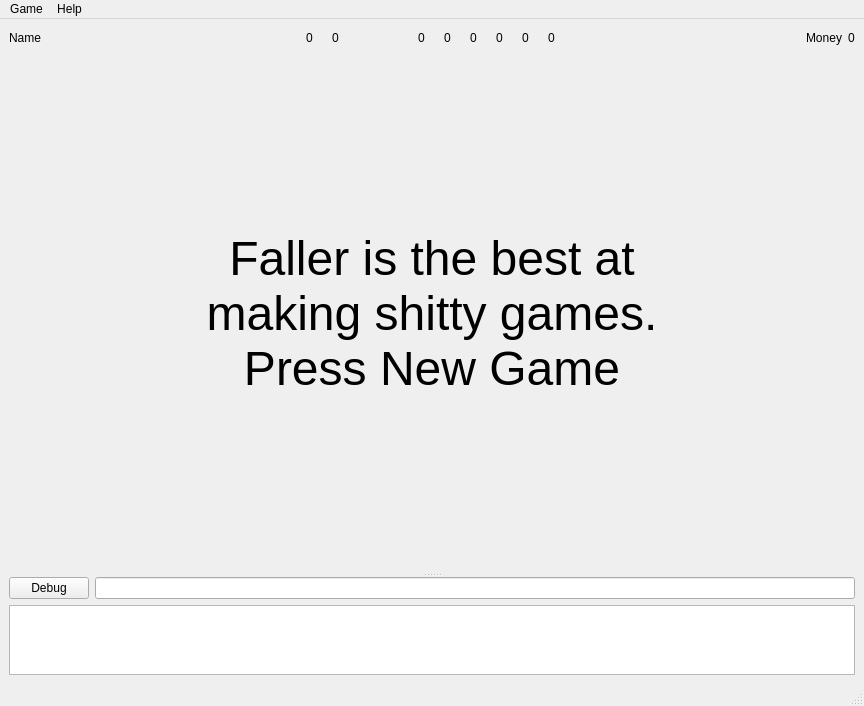
<?xml version="1.0" encoding="UTF-8"?>
<ui version="4.0">
 <class>MainWindow</class>
 <widget class="QMainWindow" name="MainWindow">
  <property name="geometry">
   <rect>
    <x>0</x>
    <y>0</y>
    <width>864</width>
    <height>706</height>
   </rect>
  </property>
  <property name="sizePolicy">
   <sizepolicy hsizetype="Preferred" vsizetype="Fixed">
    <horstretch>0</horstretch>
    <verstretch>0</verstretch>
   </sizepolicy>
  </property>
  <property name="windowTitle">
   <string>MainWindow</string>
  </property>
  <widget class="QWidget" name="centralwidget">
   <layout class="QVBoxLayout" name="verticalLayout_2">
    <item>
     <widget class="QWidget" name="InfoBar" native="true">
      <property name="sizePolicy">
       <sizepolicy hsizetype="Preferred" vsizetype="Fixed">
        <horstretch>0</horstretch>
        <verstretch>0</verstretch>
       </sizepolicy>
      </property>
      <property name="maximumSize">
       <size>
        <width>16777215</width>
        <height>16777215</height>
       </size>
      </property>
      <layout class="QHBoxLayout" name="horizontalLayout_3" stretch="0,0,0,0,0,0,0,0,0,0,0,0,0,0,0,0,0,0,0,0,0,0">
       <property name="spacing">
        <number>6</number>
       </property>
       <property name="leftMargin">
        <number>0</number>
       </property>
       <property name="topMargin">
        <number>0</number>
       </property>
       <property name="rightMargin">
        <number>0</number>
       </property>
       <property name="bottomMargin">
        <number>0</number>
       </property>
       <item>
        <widget class="QLabel" name="Player_Name">
         <property name="sizePolicy">
          <sizepolicy hsizetype="Fixed" vsizetype="Preferred">
           <horstretch>1</horstretch>
           <verstretch>0</verstretch>
          </sizepolicy>
         </property>
         <property name="text">
          <string>Name</string>
         </property>
        </widget>
       </item>
       <item>
        <spacer name="horizontalSpacer_2">
         <property name="orientation">
          <enum>Qt::Horizontal</enum>
         </property>
         <property name="sizeHint" stdset="0">
          <size>
           <width>20</width>
           <height>20</height>
          </size>
         </property>
        </spacer>
       </item>
       <item>
        <widget class="QLabel" name="Icon_Cannons_Equipped">
         <property name="sizePolicy">
          <sizepolicy hsizetype="Fixed" vsizetype="Fixed">
           <horstretch>0</horstretch>
           <verstretch>0</verstretch>
          </sizepolicy>
         </property>
         <property name="maximumSize">
          <size>
           <width>20</width>
           <height>20</height>
          </size>
         </property>
         <property name="text">
          <string/>
         </property>
         <property name="pixmap">
          <pixmap resource="../Icons/icons.qrc">:/icons/Cannons.jpg</pixmap>
         </property>
         <property name="scaledContents">
          <bool>true</bool>
         </property>
        </widget>
       </item>
       <item>
        <widget class="QLabel" name="Eq_Cannons">
         <property name="text">
          <string>0</string>
         </property>
        </widget>
       </item>
       <item>
        <widget class="QLabel" name="Icon_Crew">
         <property name="sizePolicy">
          <sizepolicy hsizetype="Fixed" vsizetype="Fixed">
           <horstretch>0</horstretch>
           <verstretch>0</verstretch>
          </sizepolicy>
         </property>
         <property name="maximumSize">
          <size>
           <width>20</width>
           <height>20</height>
          </size>
         </property>
         <property name="text">
          <string/>
         </property>
         <property name="pixmap">
          <pixmap resource="../Icons/icons.qrc">:/icons/Crew.jpg</pixmap>
         </property>
         <property name="scaledContents">
          <bool>true</bool>
         </property>
        </widget>
       </item>
       <item>
        <widget class="QLabel" name="Crew">
         <property name="text">
          <string>0</string>
         </property>
        </widget>
       </item>
       <item>
        <spacer name="horizontalSpacer_3">
         <property name="orientation">
          <enum>Qt::Horizontal</enum>
         </property>
         <property name="sizeType">
          <enum>QSizePolicy::Maximum</enum>
         </property>
         <property name="sizeHint" stdset="0">
          <size>
           <width>60</width>
           <height>20</height>
          </size>
         </property>
        </spacer>
       </item>
       <item>
        <widget class="QLabel" name="Icon_Cannons">
         <property name="sizePolicy">
          <sizepolicy hsizetype="Fixed" vsizetype="Fixed">
           <horstretch>0</horstretch>
           <verstretch>0</verstretch>
          </sizepolicy>
         </property>
         <property name="maximumSize">
          <size>
           <width>20</width>
           <height>20</height>
          </size>
         </property>
         <property name="text">
          <string/>
         </property>
         <property name="pixmap">
          <pixmap resource="../Icons/icons.qrc">:/icons/Cannon_unequipped.png</pixmap>
         </property>
         <property name="scaledContents">
          <bool>true</bool>
         </property>
        </widget>
       </item>
       <item>
        <widget class="QLabel" name="Cannons">
         <property name="text">
          <string>0</string>
         </property>
        </widget>
       </item>
       <item>
        <widget class="QLabel" name="Icon_Contraband">
         <property name="sizePolicy">
          <sizepolicy hsizetype="Fixed" vsizetype="Fixed">
           <horstretch>0</horstretch>
           <verstretch>0</verstretch>
          </sizepolicy>
         </property>
         <property name="maximumSize">
          <size>
           <width>20</width>
           <height>20</height>
          </size>
         </property>
         <property name="text">
          <string/>
         </property>
         <property name="pixmap">
          <pixmap resource="../Icons/icons.qrc">:/icons/Contraband.jpg</pixmap>
         </property>
         <property name="scaledContents">
          <bool>true</bool>
         </property>
        </widget>
       </item>
       <item>
        <widget class="QLabel" name="Contraband">
         <property name="text">
          <string>0</string>
         </property>
        </widget>
       </item>
       <item>
        <widget class="QLabel" name="Icon_Fruit">
         <property name="sizePolicy">
          <sizepolicy hsizetype="Fixed" vsizetype="Fixed">
           <horstretch>0</horstretch>
           <verstretch>0</verstretch>
          </sizepolicy>
         </property>
         <property name="maximumSize">
          <size>
           <width>20</width>
           <height>20</height>
          </size>
         </property>
         <property name="text">
          <string/>
         </property>
         <property name="pixmap">
          <pixmap resource="../Icons/icons.qrc">:/icons/Fruit.jpg</pixmap>
         </property>
         <property name="scaledContents">
          <bool>true</bool>
         </property>
        </widget>
       </item>
       <item>
        <widget class="QLabel" name="Fruit">
         <property name="text">
          <string>0</string>
         </property>
        </widget>
       </item>
       <item>
        <widget class="QLabel" name="Icon_Spices">
         <property name="sizePolicy">
          <sizepolicy hsizetype="Fixed" vsizetype="Fixed">
           <horstretch>0</horstretch>
           <verstretch>0</verstretch>
          </sizepolicy>
         </property>
         <property name="maximumSize">
          <size>
           <width>20</width>
           <height>20</height>
          </size>
         </property>
         <property name="text">
          <string/>
         </property>
         <property name="pixmap">
          <pixmap resource="../Icons/icons.qrc">:/icons/Spices.jpg</pixmap>
         </property>
         <property name="scaledContents">
          <bool>true</bool>
         </property>
        </widget>
       </item>
       <item>
        <widget class="QLabel" name="Spices">
         <property name="text">
          <string>0</string>
         </property>
        </widget>
       </item>
       <item>
        <widget class="QLabel" name="Icon_Tea">
         <property name="sizePolicy">
          <sizepolicy hsizetype="Fixed" vsizetype="Fixed">
           <horstretch>0</horstretch>
           <verstretch>0</verstretch>
          </sizepolicy>
         </property>
         <property name="maximumSize">
          <size>
           <width>20</width>
           <height>20</height>
          </size>
         </property>
         <property name="text">
          <string/>
         </property>
         <property name="pixmap">
          <pixmap resource="../Icons/icons.qrc">:/icons/Tea.jpg</pixmap>
         </property>
         <property name="scaledContents">
          <bool>true</bool>
         </property>
        </widget>
       </item>
       <item>
        <widget class="QLabel" name="Tea">
         <property name="text">
          <string>0</string>
         </property>
        </widget>
       </item>
       <item>
        <widget class="QLabel" name="Icon_Textiles">
         <property name="sizePolicy">
          <sizepolicy hsizetype="Fixed" vsizetype="Fixed">
           <horstretch>0</horstretch>
           <verstretch>0</verstretch>
          </sizepolicy>
         </property>
         <property name="maximumSize">
          <size>
           <width>20</width>
           <height>20</height>
          </size>
         </property>
         <property name="text">
          <string/>
         </property>
         <property name="pixmap">
          <pixmap resource="../Icons/icons.qrc">:/icons/Textiles.jpg</pixmap>
         </property>
         <property name="scaledContents">
          <bool>true</bool>
         </property>
        </widget>
       </item>
       <item>
        <widget class="QLabel" name="Textiles">
         <property name="text">
          <string>0</string>
         </property>
        </widget>
       </item>
       <item>
        <spacer name="horizontalSpacer">
         <property name="orientation">
          <enum>Qt::Horizontal</enum>
         </property>
         <property name="sizeHint" stdset="0">
          <size>
           <width>20</width>
           <height>20</height>
          </size>
         </property>
        </spacer>
       </item>
       <item>
        <widget class="QLabel" name="H_Money">
         <property name="text">
          <string>Money</string>
         </property>
        </widget>
       </item>
       <item>
        <widget class="QLabel" name="V_Money">
         <property name="text">
          <string>0</string>
         </property>
        </widget>
       </item>
      </layout>
      <zorder>horizontalSpacer_2</zorder>
      <zorder>Icon_Cannons_Equipped</zorder>
      <zorder>horizontalSpacer_2</zorder>
      <zorder>Icon_Cannons_Equipped</zorder>
      <zorder>Player_Name</zorder>
      <zorder>Eq_Cannons</zorder>
      <zorder>Icon_Crew</zorder>
      <zorder>Crew</zorder>
      <zorder>Icon_Cannons</zorder>
      <zorder>Cannons</zorder>
      <zorder>Icon_Contraband</zorder>
      <zorder>Contraband</zorder>
      <zorder>Icon_Fruit</zorder>
      <zorder>Fruit</zorder>
      <zorder>horizontalSpacer_3</zorder>
      <zorder>Icon_Spices</zorder>
      <zorder>Spices</zorder>
      <zorder>Icon_Tea</zorder>
      <zorder>Tea</zorder>
      <zorder>Icon_Textiles</zorder>
      <zorder>Textiles</zorder>
      <zorder>H_Money</zorder>
      <zorder>V_Money</zorder>
      <zorder>horizontalSpacer</zorder>
     </widget>
    </item>
    <item>
     <widget class="QSplitter" name="splitter">
      <property name="orientation">
       <enum>Qt::Vertical</enum>
      </property>
      <widget class="QStackedWidget" name="stackedWidget">
       <property name="sizePolicy">
        <sizepolicy hsizetype="Preferred" vsizetype="Expanding">
         <horstretch>1</horstretch>
         <verstretch>10</verstretch>
        </sizepolicy>
       </property>
       <property name="styleSheet">
        <string notr="true"/>
       </property>
       <property name="frameShape">
        <enum>QFrame::NoFrame</enum>
       </property>
       <property name="lineWidth">
        <number>0</number>
       </property>
       <property name="currentIndex">
        <number>0</number>
       </property>
       <widget class="QWidget" name="Start">
        <layout class="QGridLayout" name="gridLayout_7">
         <item row="2" column="0">
          <widget class="QLabel" name="label">
           <property name="font">
            <font>
             <pointsize>36</pointsize>
            </font>
           </property>
           <property name="text">
            <string>Faller is the best at 
making shitty games.
Press New Game</string>
           </property>
           <property name="alignment">
            <set>Qt::AlignCenter</set>
           </property>
          </widget>
         </item>
        </layout>
       </widget>
       <widget class="QWidget" name="Pier">
        <layout class="QGridLayout" name="gridLayout_3">
         <item row="0" column="0" colspan="2">
          <widget class="QLabel" name="Welcome">
           <property name="sizePolicy">
            <sizepolicy hsizetype="Preferred" vsizetype="Preferred">
             <horstretch>0</horstretch>
             <verstretch>0</verstretch>
            </sizepolicy>
           </property>
           <property name="font">
            <font>
             <pointsize>24</pointsize>
            </font>
           </property>
           <property name="text">
            <string>Welcome to {}</string>
           </property>
           <property name="alignment">
            <set>Qt::AlignCenter</set>
           </property>
          </widget>
         </item>
         <item row="1" column="0">
          <widget class="QToolButton" name="btn_to_shipyard">
           <property name="sizePolicy">
            <sizepolicy hsizetype="Preferred" vsizetype="Preferred">
             <horstretch>0</horstretch>
             <verstretch>0</verstretch>
            </sizepolicy>
           </property>
           <property name="text">
            <string>Head to Shipyard</string>
           </property>
          </widget>
         </item>
         <item row="1" column="1">
          <widget class="QToolButton" name="btn_to_pe">
           <property name="sizePolicy">
            <sizepolicy hsizetype="Preferred" vsizetype="Preferred">
             <horstretch>0</horstretch>
             <verstretch>0</verstretch>
            </sizepolicy>
           </property>
           <property name="text">
            <string>Head to Pirate Emporium</string>
           </property>
          </widget>
         </item>
         <item row="2" column="0" colspan="2">
          <widget class="QToolButton" name="btn_sail">
           <property name="sizePolicy">
            <sizepolicy hsizetype="Preferred" vsizetype="Preferred">
             <horstretch>0</horstretch>
             <verstretch>0</verstretch>
            </sizepolicy>
           </property>
           <property name="text">
            <string>Sail</string>
           </property>
          </widget>
         </item>
        </layout>
       </widget>
       <widget class="QWidget" name="ShipYard">
        <layout class="QGridLayout" name="gridLayout_4">
         <item row="0" column="0">
          <widget class="QToolButton" name="btn_buy_ship">
           <property name="sizePolicy">
            <sizepolicy hsizetype="Preferred" vsizetype="Preferred">
             <horstretch>0</horstretch>
             <verstretch>0</verstretch>
            </sizepolicy>
           </property>
           <property name="text">
            <string>Buy New Ship</string>
           </property>
          </widget>
         </item>
         <item row="1" column="0">
          <widget class="QToolButton" name="btn_buy_repair">
           <property name="sizePolicy">
            <sizepolicy hsizetype="Preferred" vsizetype="Preferred">
             <horstretch>0</horstretch>
             <verstretch>0</verstretch>
            </sizepolicy>
           </property>
           <property name="text">
            <string>Buy Repair</string>
           </property>
          </widget>
         </item>
         <item row="2" column="0">
          <widget class="QToolButton" name="btn_equip_cannons">
           <property name="sizePolicy">
            <sizepolicy hsizetype="Preferred" vsizetype="Preferred">
             <horstretch>0</horstretch>
             <verstretch>0</verstretch>
            </sizepolicy>
           </property>
           <property name="text">
            <string>Equip Cannons</string>
           </property>
          </widget>
         </item>
         <item row="3" column="0" colspan="2">
          <widget class="QToolButton" name="btn_to_pier_2">
           <property name="sizePolicy">
            <sizepolicy hsizetype="Preferred" vsizetype="Preferred">
             <horstretch>0</horstretch>
             <verstretch>0</verstretch>
            </sizepolicy>
           </property>
           <property name="text">
            <string>Head to Pier</string>
           </property>
          </widget>
         </item>
         <item row="2" column="1">
          <widget class="QToolButton" name="btn_unequip_cannons">
           <property name="sizePolicy">
            <sizepolicy hsizetype="Preferred" vsizetype="Preferred">
             <horstretch>0</horstretch>
             <verstretch>0</verstretch>
            </sizepolicy>
           </property>
           <property name="text">
            <string>Unequip Cannons</string>
           </property>
          </widget>
         </item>
         <item row="1" column="1">
          <widget class="QToolButton" name="btn_diy_repair">
           <property name="sizePolicy">
            <sizepolicy hsizetype="Preferred" vsizetype="Preferred">
             <horstretch>0</horstretch>
             <verstretch>0</verstretch>
            </sizepolicy>
           </property>
           <property name="text">
            <string>DIY Repair</string>
           </property>
          </widget>
         </item>
         <item row="0" column="1">
          <widget class="QToolButton" name="btn_upgrade_ship">
           <property name="sizePolicy">
            <sizepolicy hsizetype="Preferred" vsizetype="Preferred">
             <horstretch>0</horstretch>
             <verstretch>0</verstretch>
            </sizepolicy>
           </property>
           <property name="text">
            <string>Upgrade Ship</string>
           </property>
          </widget>
         </item>
        </layout>
       </widget>
       <widget class="QWidget" name="PE">
        <layout class="QGridLayout" name="gridLayout_5">
         <item row="0" column="0">
          <widget class="QToolButton" name="btn_hire_crew">
           <property name="sizePolicy">
            <sizepolicy hsizetype="Preferred" vsizetype="Preferred">
             <horstretch>0</horstretch>
             <verstretch>0</verstretch>
            </sizepolicy>
           </property>
           <property name="text">
            <string>Hire Crew</string>
           </property>
          </widget>
         </item>
         <item row="2" column="0">
          <widget class="QToolButton" name="btn_buy_cargo">
           <property name="sizePolicy">
            <sizepolicy hsizetype="Preferred" vsizetype="Preferred">
             <horstretch>0</horstretch>
             <verstretch>0</verstretch>
            </sizepolicy>
           </property>
           <property name="text">
            <string>Buy Cargo</string>
           </property>
          </widget>
         </item>
         <item row="3" column="0" colspan="2">
          <widget class="QToolButton" name="btn_to_pier">
           <property name="sizePolicy">
            <sizepolicy hsizetype="Preferred" vsizetype="Preferred">
             <horstretch>0</horstretch>
             <verstretch>0</verstretch>
            </sizepolicy>
           </property>
           <property name="text">
            <string>Head to pier</string>
           </property>
          </widget>
         </item>
         <item row="2" column="1">
          <widget class="QToolButton" name="btn_sell_cargo">
           <property name="sizePolicy">
            <sizepolicy hsizetype="Preferred" vsizetype="Preferred">
             <horstretch>0</horstretch>
             <verstretch>0</verstretch>
            </sizepolicy>
           </property>
           <property name="text">
            <string>Sell Cargo</string>
           </property>
          </widget>
         </item>
         <item row="0" column="1">
          <widget class="QToolButton" name="btn_fire_crew">
           <property name="sizePolicy">
            <sizepolicy hsizetype="Preferred" vsizetype="Preferred">
             <horstretch>0</horstretch>
             <verstretch>0</verstretch>
            </sizepolicy>
           </property>
           <property name="text">
            <string>Fire Crew</string>
           </property>
          </widget>
         </item>
        </layout>
       </widget>
       <widget class="QWidget" name="Buy_Shipyard">
        <property name="styleSheet">
         <string notr="true">QLabel{
border: 1px solid rgb(0, 0, 0)
}</string>
        </property>
        <layout class="QGridLayout" name="gridLayout_2">
         <item row="2" column="2">
          <widget class="QLabel" name="ship_pic">
           <property name="sizePolicy">
            <sizepolicy hsizetype="Fixed" vsizetype="Fixed">
             <horstretch>5</horstretch>
             <verstretch>1</verstretch>
            </sizepolicy>
           </property>
           <property name="minimumSize">
            <size>
             <width>300</width>
             <height>250</height>
            </size>
           </property>
           <property name="maximumSize">
            <size>
             <width>300</width>
             <height>250</height>
            </size>
           </property>
           <property name="frameShape">
            <enum>QFrame::NoFrame</enum>
           </property>
           <property name="text">
            <string/>
           </property>
           <property name="pixmap">
            <pixmap resource="../Icons/icons.qrc">:/icons/Exit.png</pixmap>
           </property>
           <property name="scaledContents">
            <bool>true</bool>
           </property>
          </widget>
         </item>
         <item row="3" column="4">
          <widget class="QToolButton" name="btn_buy">
           <property name="sizePolicy">
            <sizepolicy hsizetype="Maximum" vsizetype="Minimum">
             <horstretch>0</horstretch>
             <verstretch>0</verstretch>
            </sizepolicy>
           </property>
           <property name="minimumSize">
            <size>
             <width>75</width>
             <height>75</height>
            </size>
           </property>
           <property name="maximumSize">
            <size>
             <width>75</width>
             <height>75</height>
            </size>
           </property>
           <property name="text">
            <string>BUY!</string>
           </property>
          </widget>
         </item>
         <item row="3" column="0">
          <widget class="QToolButton" name="btn_back_to_SY">
           <property name="sizePolicy">
            <sizepolicy hsizetype="Maximum" vsizetype="Maximum">
             <horstretch>0</horstretch>
             <verstretch>0</verstretch>
            </sizepolicy>
           </property>
           <property name="minimumSize">
            <size>
             <width>75</width>
             <height>75</height>
            </size>
           </property>
           <property name="maximumSize">
            <size>
             <width>75</width>
             <height>75</height>
            </size>
           </property>
           <property name="text">
            <string>Back to 
 Shipyard</string>
           </property>
          </widget>
         </item>
         <item row="1" column="2">
          <widget class="QLabel" name="H_Ship_Name">
           <property name="sizePolicy">
            <sizepolicy hsizetype="Preferred" vsizetype="Maximum">
             <horstretch>0</horstretch>
             <verstretch>0</verstretch>
            </sizepolicy>
           </property>
           <property name="text">
            <string>Ship Name</string>
           </property>
           <property name="alignment">
            <set>Qt::AlignCenter</set>
           </property>
          </widget>
         </item>
         <item row="3" column="2">
          <layout class="QGridLayout" name="gridLayout" columnstretch="0,0,0">
           <property name="rightMargin">
            <number>0</number>
           </property>
           <property name="spacing">
            <number>0</number>
           </property>
           <item row="2" column="0">
            <widget class="QLabel" name="V_Price">
             <property name="text">
              <string>TextLabel</string>
             </property>
             <property name="alignment">
              <set>Qt::AlignCenter</set>
             </property>
            </widget>
           </item>
           <item row="0" column="1">
            <widget class="QLabel" name="H_Cannon">
             <property name="styleSheet">
              <string notr="true">background-color: qlineargradient(spread:pad, x1:1, y1:1, x2:1, y2:0, stop:0 rgba(155, 155, 155, 255), stop:1 rgba(255, 255, 255, 255));</string>
             </property>
             <property name="text">
              <string>Cannon Capacity</string>
             </property>
             <property name="alignment">
              <set>Qt::AlignCenter</set>
             </property>
            </widget>
           </item>
           <item row="0" column="0">
            <widget class="QLabel" name="H_Price">
             <property name="styleSheet">
              <string notr="true">background-color: qlineargradient(spread:pad, x1:1, y1:1, x2:1, y2:0, stop:0 rgba(155, 155, 155, 255), stop:1 rgba(255, 255, 255, 255));</string>
             </property>
             <property name="text">
              <string>Price</string>
             </property>
             <property name="alignment">
              <set>Qt::AlignCenter</set>
             </property>
            </widget>
           </item>
           <item row="4" column="1">
            <widget class="QLabel" name="V_Speed">
             <property name="text">
              <string>TextLabel</string>
             </property>
             <property name="alignment">
              <set>Qt::AlignCenter</set>
             </property>
            </widget>
           </item>
           <item row="3" column="1">
            <widget class="QLabel" name="H_Speed">
             <property name="styleSheet">
              <string notr="true">background-color: qlineargradient(spread:pad, x1:1, y1:1, x2:1, y2:0, stop:0 rgba(155, 155, 155, 255), stop:1 rgba(255, 255, 255, 255));</string>
             </property>
             <property name="text">
              <string>Speed</string>
             </property>
             <property name="alignment">
              <set>Qt::AlignCenter</set>
             </property>
            </widget>
           </item>
           <item row="3" column="0">
            <widget class="QLabel" name="H_Crew">
             <property name="styleSheet">
              <string notr="true">background-color: qlineargradient(spread:pad, x1:1, y1:1, x2:1, y2:0, stop:0 rgba(155, 155, 155, 255), stop:1 rgba(255, 255, 255, 255));</string>
             </property>
             <property name="text">
              <string>Crew Capacity</string>
             </property>
             <property name="alignment">
              <set>Qt::AlignCenter</set>
             </property>
            </widget>
           </item>
           <item row="0" column="2">
            <widget class="QLabel" name="H_Cargo">
             <property name="styleSheet">
              <string notr="true">background-color: qlineargradient(spread:pad, x1:1, y1:1, x2:1, y2:0, stop:0 rgba(155, 155, 155, 255), stop:1 rgba(255, 255, 255, 255));</string>
             </property>
             <property name="text">
              <string>Cargo Capacity</string>
             </property>
             <property name="alignment">
              <set>Qt::AlignCenter</set>
             </property>
            </widget>
           </item>
           <item row="3" column="2">
            <widget class="QLabel" name="H_Health">
             <property name="styleSheet">
              <string notr="true">background-color: qlineargradient(spread:pad, x1:1, y1:1, x2:1, y2:0, stop:0 rgba(155, 155, 155, 255), stop:1 rgba(255, 255, 255, 255));</string>
             </property>
             <property name="text">
              <string>Hull Integrity</string>
             </property>
             <property name="alignment">
              <set>Qt::AlignCenter</set>
             </property>
            </widget>
           </item>
           <item row="2" column="1">
            <widget class="QLabel" name="V_Cannon">
             <property name="text">
              <string>TextLabel</string>
             </property>
             <property name="alignment">
              <set>Qt::AlignCenter</set>
             </property>
            </widget>
           </item>
           <item row="2" column="2">
            <widget class="QLabel" name="V_Cargo">
             <property name="text">
              <string>TextLabel</string>
             </property>
             <property name="alignment">
              <set>Qt::AlignCenter</set>
             </property>
            </widget>
           </item>
           <item row="4" column="2">
            <widget class="QLabel" name="V_Health">
             <property name="text">
              <string>TextLabel</string>
             </property>
             <property name="alignment">
              <set>Qt::AlignCenter</set>
             </property>
            </widget>
           </item>
           <item row="4" column="0">
            <widget class="QLabel" name="V_Crew">
             <property name="text">
              <string>TextLabel</string>
             </property>
             <property name="alignment">
              <set>Qt::AlignCenter</set>
             </property>
            </widget>
           </item>
          </layout>
         </item>
         <item row="2" column="0">
          <widget class="QToolButton" name="btn_prev_ship">
           <property name="sizePolicy">
            <sizepolicy hsizetype="Preferred" vsizetype="Maximum">
             <horstretch>1</horstretch>
             <verstretch>1</verstretch>
            </sizepolicy>
           </property>
           <property name="text">
            <string>&lt;---</string>
           </property>
           <property name="arrowType">
            <enum>Qt::LeftArrow</enum>
           </property>
          </widget>
         </item>
         <item row="2" column="4">
          <widget class="QToolButton" name="btn_next_ship">
           <property name="sizePolicy">
            <sizepolicy hsizetype="Preferred" vsizetype="Maximum">
             <horstretch>1</horstretch>
             <verstretch>1</verstretch>
            </sizepolicy>
           </property>
           <property name="maximumSize">
            <size>
             <width>16777215</width>
             <height>16777215</height>
            </size>
           </property>
           <property name="layoutDirection">
            <enum>Qt::LeftToRight</enum>
           </property>
           <property name="text">
            <string>---&gt;</string>
           </property>
           <property name="arrowType">
            <enum>Qt::RightArrow</enum>
           </property>
          </widget>
         </item>
        </layout>
       </widget>
       <widget class="QWidget" name="Battle">
        <layout class="QGridLayout" name="gridLayout_6">
         <item row="0" column="0">
          <widget class="QToolButton" name="btn_attack">
           <property name="sizePolicy">
            <sizepolicy hsizetype="Preferred" vsizetype="Fixed">
             <horstretch>0</horstretch>
             <verstretch>0</verstretch>
            </sizepolicy>
           </property>
           <property name="text">
            <string>Attack</string>
           </property>
          </widget>
         </item>
         <item row="0" column="1">
          <widget class="QToolButton" name="btn_flee">
           <property name="sizePolicy">
            <sizepolicy hsizetype="Preferred" vsizetype="Fixed">
             <horstretch>0</horstretch>
             <verstretch>0</verstretch>
            </sizepolicy>
           </property>
           <property name="text">
            <string>Flee</string>
           </property>
          </widget>
         </item>
         <item row="0" column="2">
          <widget class="QToolButton" name="btn_board">
           <property name="sizePolicy">
            <sizepolicy hsizetype="Preferred" vsizetype="Fixed">
             <horstretch>0</horstretch>
             <verstretch>0</verstretch>
            </sizepolicy>
           </property>
           <property name="text">
            <string>Attempt to Board</string>
           </property>
          </widget>
         </item>
        </layout>
       </widget>
      </widget>
      <widget class="QWidget" name="widget_2" native="true">
       <property name="sizePolicy">
        <sizepolicy hsizetype="Preferred" vsizetype="Preferred">
         <horstretch>0</horstretch>
         <verstretch>1</verstretch>
        </sizepolicy>
       </property>
       <layout class="QVBoxLayout" name="verticalLayout">
        <item>
         <layout class="QHBoxLayout" name="horizontalLayout_2">
          <item>
           <widget class="QPushButton" name="btn_debug">
            <property name="text">
             <string>Debug</string>
            </property>
           </widget>
          </item>
          <item>
           <widget class="QLineEdit" name="lE_debug"/>
          </item>
         </layout>
        </item>
        <item>
         <widget class="QTextBrowser" name="textBrowser">
          <property name="sizePolicy">
           <sizepolicy hsizetype="Expanding" vsizetype="Expanding">
            <horstretch>0</horstretch>
            <verstretch>1</verstretch>
           </sizepolicy>
          </property>
         </widget>
        </item>
       </layout>
       <zorder></zorder>
       <zorder>textBrowser</zorder>
      </widget>
     </widget>
    </item>
   </layout>
  </widget>
  <widget class="QMenuBar" name="menubar">
   <property name="geometry">
    <rect>
     <x>0</x>
     <y>0</y>
     <width>864</width>
     <height>21</height>
    </rect>
   </property>
   <widget class="QMenu" name="menuGame">
    <property name="title">
     <string>Game</string>
    </property>
    <addaction name="actionNew"/>
    <addaction name="actionLoad"/>
    <addaction name="separator"/>
    <addaction name="actionExit"/>
   </widget>
   <widget class="QMenu" name="menuHelp">
    <property name="title">
     <string>Help</string>
    </property>
    <addaction name="actionAbout"/>
   </widget>
   <addaction name="menuGame"/>
   <addaction name="menuHelp"/>
  </widget>
  <widget class="QStatusBar" name="statusbar"/>
  <action name="actionNew">
   <property name="icon">
    <iconset resource="../Icons/icons.qrc">
     <normaloff>:/icons/New.jpg</normaloff>:/icons/New.jpg</iconset>
   </property>
   <property name="text">
    <string>New</string>
   </property>
   <property name="shortcut">
    <string>Ctrl+N</string>
   </property>
  </action>
  <action name="actionExit">
   <property name="icon">
    <iconset resource="../Icons/icons.qrc">
     <normaloff>:/icons/Exit.png</normaloff>:/icons/Exit.png</iconset>
   </property>
   <property name="text">
    <string>Exit</string>
   </property>
   <property name="shortcut">
    <string>Ctrl+Q</string>
   </property>
  </action>
  <action name="actionAbout">
   <property name="text">
    <string>About</string>
   </property>
  </action>
  <action name="actionLoad">
   <property name="icon">
    <iconset resource="../Icons/icons.qrc">
     <normaloff>:/icons/open.png</normaloff>:/icons/open.png</iconset>
   </property>
   <property name="text">
    <string>Load</string>
   </property>
   <property name="shortcut">
    <string>Ctrl+O</string>
   </property>
  </action>
 </widget>
 <resources>
  <include location="../Icons/icons.qrc"/>
 </resources>
 <connections/>
</ui>
